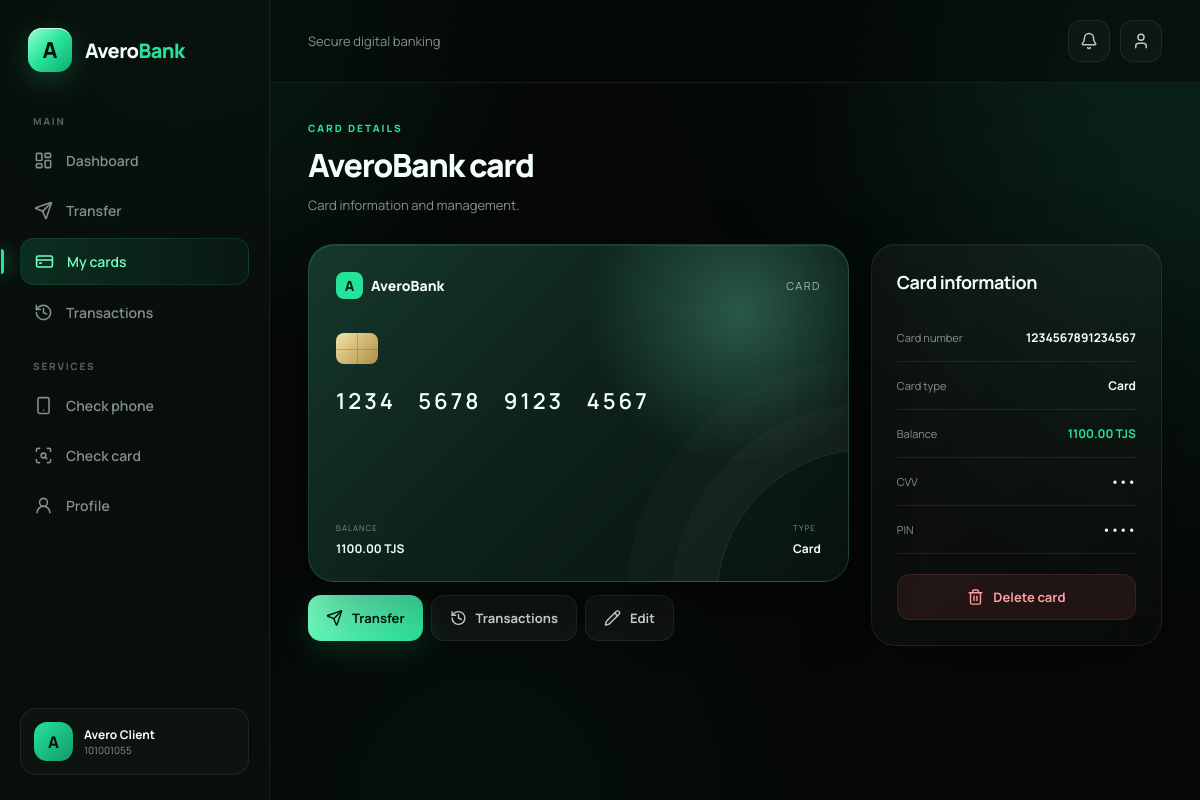
Page /cards/1/ (signed in) on the earlier database version.
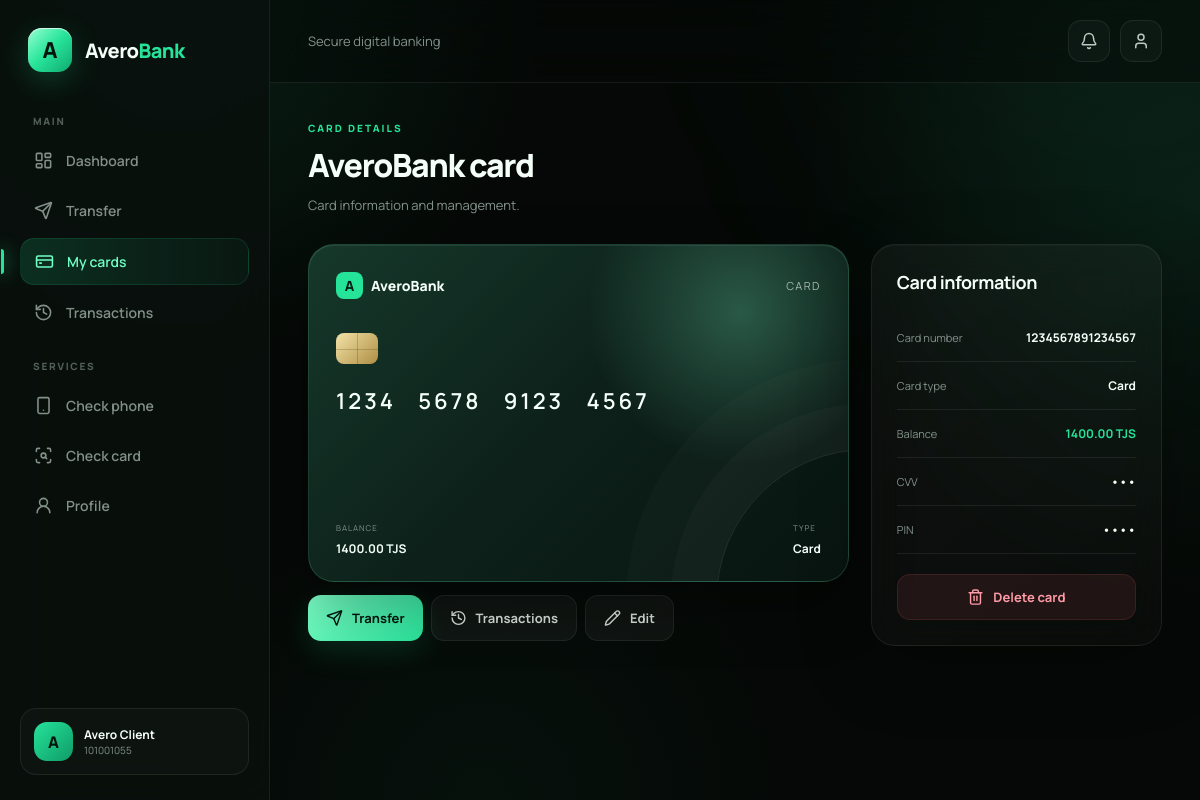
Same page on the later database version.
### myapp/models.py (models this page shows, shortened)
class Card(models.Model):
    account = models.ForeignKey(Account, on_delete=models.CASCADE)
    card_number = models.CharField( max_length=16, unique=True)
    cvv = models.CharField( max_length=3)
    date = models.DateField( auto_now_add=True)
    type = models.CharField( max_length=30)
    pin = models.CharField( max_length=4)
    balance = models.DecimalField( max_digits=10, decimal_places=2, default=500)

### myapp/views.py (the view)
# urls.py: path('cards/<int:pk>/', CardDetailView.as_view(), name='card_detail'),
class CardDetailView(LoginRequiredMixin, DetailView):
    model = Card
    template_name = 'card_detail.html'
    context_object_name = 'card'
    def get_queryset(self):
        return Card.objects.filter(account__user = self.request.user)

### myapp/templates/card_detail.html (shortened to what this page needs)
{% extends 'base.html' %}
{% block content %}
<div class="page-head">
    <div>
        <div class="eyebrow">
            CARD DETAILS
        </div>
        <h1 class="page-title">
            AveroBank card
        </h1>
        <p class="subtitle">
            Card information and management.
        </p>
    </div>
</div>
<div class="content-grid">
    <div>
        <div class="bank-card">
            <div class="card-top">
                <div class="card-bank">
                    <div class="card-bank-logo">
                        A
                    </div>
                    AveroBank
                </div>
                <div class="card-type">
                    {{ card.type }}
                </div>
            </div>
            <div class="chip"></div>
            <div class="card-number">
                {{ card.card_number|slice:":4" }}
                {{ card.card_number|slice:"4:8" }}
                {{ card.card_number|slice:"8:12" }}
                {{ card.card_number|slice:"12:16" }}
            </div>
            <div class="card-bottom">
                <div>
                    <small>
                        Balance
                    </small>
                    <strong>
                        {{ card.balance }} TJS
                    </strong>
                </div>
                <div>
                    <small>
                        Type
                    </small>
                    <strong>
                        {{ card.type }}
                    </strong>
                </div>
            </div>
        </div>
        <div class="card-actions">
            <a href="{% url 'transfer' %}"
               class="btn btn-primary">
                <i data-lucide="send"></i>
                Transfer
            </a>
            <a href="{% url 'card_transaction_history' card.pk %}"
               class="btn btn-secondary">
                <i data-lucide="history"></i>
                Transactions
            </a>
            <a href="{% url 'card_update' card.pk %}"
               class="btn btn-secondary">
                <i data-lucide="pencil"></i>
                Edit
            </a>
        </div>
    </div>
    <div class="panel panel-padding">
        <div class="section-head">
            <h2>
                Card information
            </h2>
        </div>
        <div class="profile-row">
            <span>
                Card number
            </span>
            <strong>
                {{ card.card_number }}
            </strong>
        </div>
        <div class="profile-row">
            <span>
                Card type
            </span>
            <strong>
                {{ card.type }}
            </strong>
        </div>
        <div class="profile-row">
            <span>
                Balance
            </span>
            <strong class="good">
                {{ card.balance }} TJS
            </strong>
        </div>
        <div class="profile-row">
            <span>
                CVV
            </span>
            <strong>
                •••
            </strong>
        </div>
        <div class="profile-row">
            <span>
                PIN
            </span>
            <strong>
                ••••
            </strong>
        </div>
        <div style="margin-top:20px;">
            <a href="{% url 'card_delete' card.pk %}"
               class="btn btn-danger btn-full">
                <i data-lucide="trash-2"></i>
                Delete card
            </a>
        </div>
    </div>
</div>
{% endblock %}

Differences in the rows shown:
changed Card "Card": balance "1100.00" → "1400.00"
